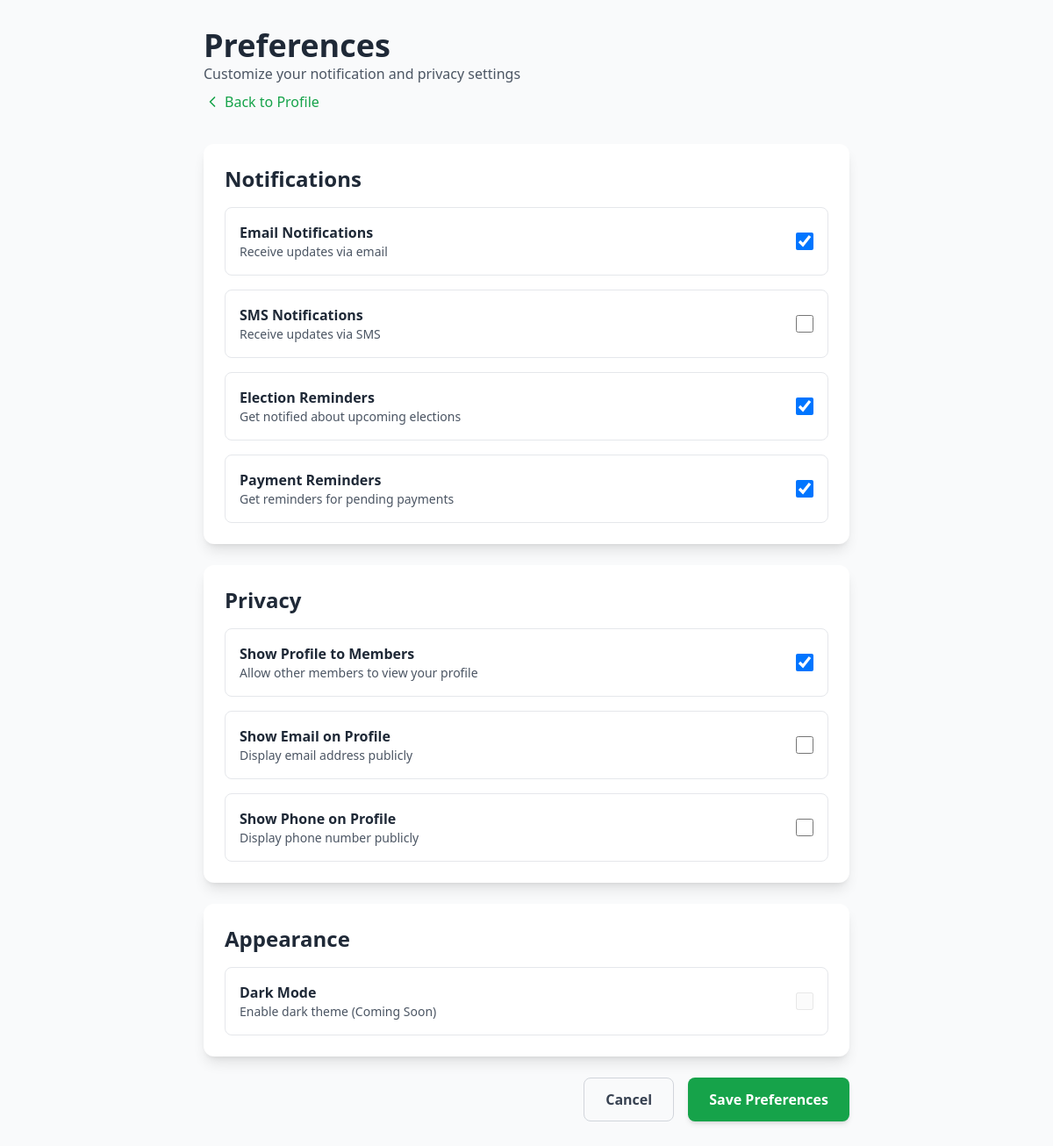
Page /profile/preferences/ (signed in) on the committed database.
### App/models.py (models this page shows, shortened)
class UserPreferences(models.Model):
    user = models.OneToOneField(User, on_delete=models.CASCADE, related_name='preferences')
    email_notifications = models.BooleanField(default=True, help_text="Receive email notifications")
    sms_notifications = models.BooleanField(default=False, help_text="Receive SMS notifications")
    election_reminders = models.BooleanField(default=True, help_text="Get reminders for upcoming elections")
    payment_reminders = models.BooleanField(default=True, help_text="Get reminders for pending payments")
    show_profile_to_members = models.BooleanField(default=True, help_text="Show profile to other members")
    show_email = models.BooleanField(default=False, help_text="Show email on profile")
    show_phone = models.BooleanField(default=False, help_text="Show phone number on profile")
    dark_mode = models.BooleanField(default=False, help_text="Enable dark mode")
    created_at = models.DateTimeField(auto_now_add=True)
    updated_at = models.DateTimeField(auto_now=True)

### App/views.py (the view, shortened to what this page needs)
# urls.py: path('profile/preferences/', views.edit_preferences, name='edit_preferences'),
@login_required
def edit_preferences(request):
    preferences, created = UserPreferences.objects.get_or_create(user=request.user)
    context = {
        'preferences': preferences,
    }
    return render(request, 'profile/edit_preferences.html', context)

### App/templates/profile/edit_preferences.html (shortened to what this page needs)
<!DOCTYPE html>
<html lang="en">
<head>
    <script src="https://cdn.tailwindcss.com"></script>
</head>
<body class="bg-gray-50 min-h-screen">
    <div class="container mx-auto px-4 py-8 max-w-3xl">
        <div class="mb-8">
            <h1 class="text-4xl font-bold text-gray-800">Preferences</h1>
            <p class="text-gray-600">Customize your notification and privacy settings</p>
            <a href="{% url 'profile_view' %}" class="text-green-600 hover:text-green-700 font-medium inline-flex items-center mt-2">
                <svg xmlns="http://www.w3.org/2000/svg" width="20" height="20" viewBox="0 0 24 24" fill="none" stroke="currentColor" stroke-width="2" stroke-linecap="round" stroke-linejoin="round" class="mr-1"><path d="m15 18-6-6 6-6"/></svg>
                Back to Profile
            </a>
        </div>
        <form method="POST" class="space-y-6">
            <div class="bg-white rounded-xl shadow-lg p-6">
                <h2 class="text-2xl font-bold text-gray-800 mb-4">Notifications</h2>
                <div class="space-y-4">
                    <label class="flex items-center justify-between p-4 border border-gray-200 rounded-lg cursor-pointer hover:bg-gray-50">
                        <div>
                            <p class="font-semibold text-gray-800">Email Notifications</p>
                            <p class="text-sm text-gray-600">Receive updates via email</p>
                        </div>
                        <input type="checkbox" name="email_notifications" {% if preferences.email_notifications %}checked{% endif %} class="w-5 h-5 text-green-600 rounded focus:ring-green-500">
                    </label>
                    <label class="flex items-center justify-between p-4 border border-gray-200 rounded-lg cursor-pointer hover:bg-gray-50">
                        <div>
                            <p class="font-semibold text-gray-800">SMS Notifications</p>
                            <p class="text-sm text-gray-600">Receive updates via SMS</p>
                        </div>
                        <input type="checkbox" name="sms_notifications" {% if preferences.sms_notifications %}checked{% endif %} class="w-5 h-5 text-green-600 rounded focus:ring-green-500">
                    </label>
                    <label class="flex items-center justify-between p-4 border border-gray-200 rounded-lg cursor-pointer hover:bg-gray-50">
                        <div>
                            <p class="font-semibold text-gray-800">Election Reminders</p>
                            <p class="text-sm text-gray-600">Get notified about upcoming elections</p>
                        </div>
                        <input type="checkbox" name="election_reminders" {% if preferences.election_reminders %}checked{% endif %} class="w-5 h-5 text-green-600 rounded focus:ring-green-500">
                    </label>
                    <label class="flex items-center justify-between p-4 border border-gray-200 rounded-lg cursor-pointer hover:bg-gray-50">
                        <div>
                            <p class="font-semibold text-gray-800">Payment Reminders</p>
                            <p class="text-sm text-gray-600">Get reminders for pending payments</p>
                        </div>
                        <input type="checkbox" name="payment_reminders" {% if preferences.payment_reminders %}checked{% endif %} class="w-5 h-5 text-green-600 rounded focus:ring-green-500">
                    </label>
                </div>
            </div>
            <div class="bg-white rounded-xl shadow-lg p-6">
                <h2 class="text-2xl font-bold text-gray-800 mb-4">Privacy</h2>
                <div class="space-y-4">
                    <label class="flex items-center justify-between p-4 border border-gray-200 rounded-lg cursor-pointer hover:bg-gray-50">
                        <div>
                            <p class="font-semibold text-gray-800">Show Profile to Members</p>
                            <p class="text-sm text-gray-600">Allow other members to view your profile</p>
                        </div>
                        <input type="checkbox" name="show_profile_to_members" {% if preferences.show_profile_to_members %}checked{% endif %} class="w-5 h-5 text-green-600 rounded focus:ring-green-500">
                    </label>
                    <label class="flex items-center justify-between p-4 border border-gray-200 rounded-lg cursor-pointer hover:bg-gray-50">
                        <div>
                            <p class="font-semibold text-gray-800">Show Email on Profile</p>
                            <p class="text-sm text-gray-600">Display email address publicly</p>
                        </div>
                        <input type="checkbox" name="show_email" {% if preferences.show_email %}checked{% endif %} class="w-5 h-5 text-green-600 rounded focus:ring-green-500">
                    </label>
                    <label class="flex items-center justify-between p-4 border border-gray-200 rounded-lg cursor-pointer hover:bg-gray-50">
                        <div>
                            <p class="font-semibold text-gray-800">Show Phone on Profile</p>
                            <p class="text-sm text-gray-600">Display phone number publicly</p>
                        </div>
                        <input type="checkbox" name="show_phone" {% if preferences.show_phone %}checked{% endif %} class="w-5 h-5 text-green-600 rounded focus:ring-green-500">
                    </label>
                </div>
            </div>
            <div class="bg-white rounded-xl shadow-lg p-6">
                <h2 class="text-2xl font-bold text-gray-800 mb-4">Appearance</h2>
                <label class="flex items-center justify-between p-4 border border-gray-200 rounded-lg cursor-pointer hover:bg-gray-50">
                    <div>
                        <p class="font-semibold text-gray-800">Dark Mode</p>
                        <p class="text-sm text-gray-600">Enable dark theme (Coming Soon)</p>
                    </div>
                    <input type="checkbox" name="dark_mode" {% if preferences.dark_mode %}checked{% endif %} disabled class="w-5 h-5 text-green-600 rounded focus:ring-green-500 opacity-50">
                </label>
            </div>
            <div class="flex justify-end space-x-4">
                <a href="{% url 'profile_view' %}" class="px-6 py-3 border border-gray-300 text-gray-700 rounded-lg font-semibold hover:bg-gray-50 transition-colors">
                    Cancel
                </a>
                <button type="submit" class="px-6 py-3 bg-green-600 text-white rounded-lg font-semibold hover:bg-green-700 transition-colors shadow-md">
                    Save Preferences
                </button>
            </div>
        </form>
    </div>
</body>
</html>

### rows in the picture
UserPreferences: email_notifications "☑", election_reminders "☑", payment_reminders "☑", show_profile_to_members "☑"
